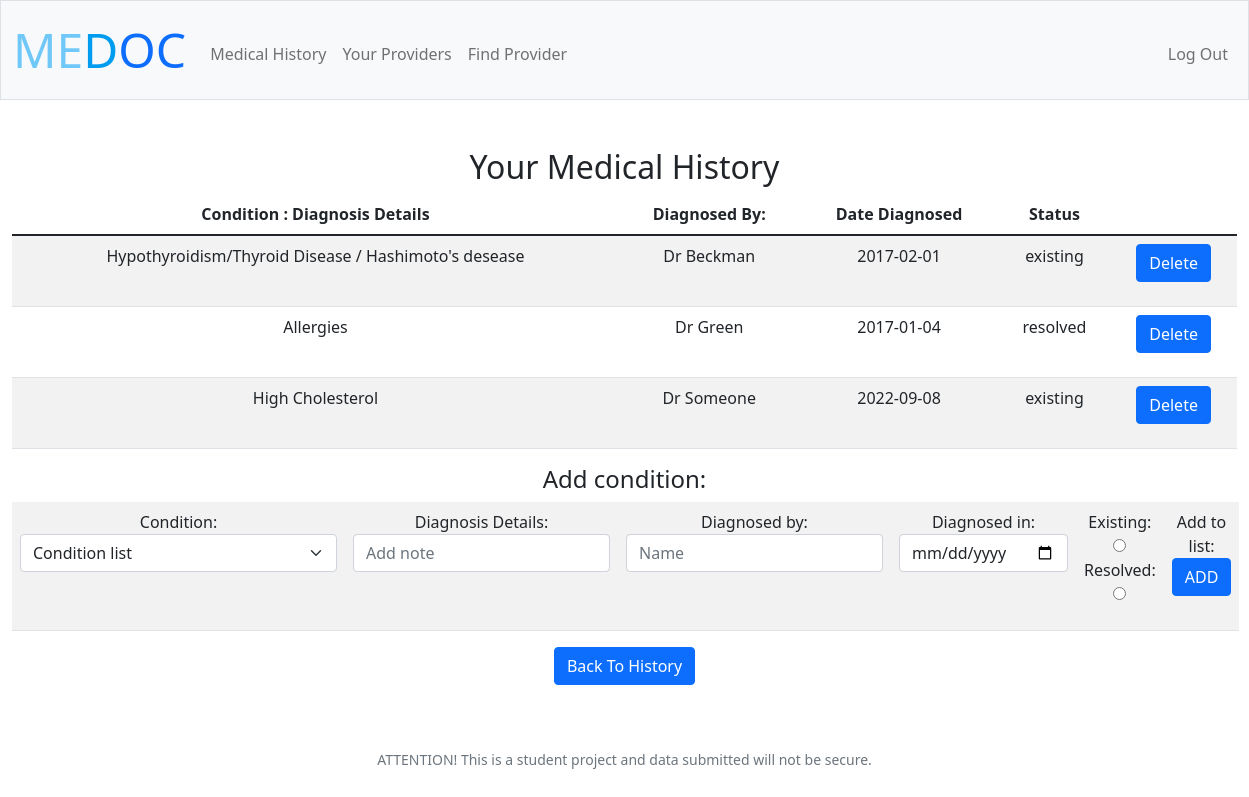
Page /history (signed in) on the committed database.
### tables this page shows
CREATE TABLE 'records' ('id' INTEGER PRIMARY KEY AUTOINCREMENT NOT NULL, 'user_id' INTEGER, 'condition' TEXT NOT NULL, 'details' TEXT,'who_diagnosed' TEXT,'date_diagnosed' DATETIME, 'status' TEXT NOT NULL,'relation' TEXT, 'provider_id' INTEGER);

### app.py (the view, shortened to what this page needs)
@app.route("/history", methods=["GET", "POST"])
@login_required
def history():
    user_id = session["user_id"][0]["id"]
    records = db.execute("SELECT * FROM records WHERE user_id = ? AND relation = ?", user_id, "self")
    conditions = db.execute("SELECT condition FROM conditions WHERE condition != 'Early Death' ORDER BY condition ASC")
    if request.method == "GET":
        return render_template("history.html", records=records, conditions=conditions)

### app.py (called while the page is built)
@app.after_request
def after_request(response):
    response.headers["Cache-Control"] = "no-cache, no-store, must-revalidate"
    response.headers["Expires"] = 0
    response.headers["Pragma"] = "no-cache"
    return response

### helpers.py (called while the page is built)
def login_required(f):
    @wraps(f)
    def decorated_function(*args, **kwargs):
        if session.get("user_id") is None:
            return redirect("/login")
        return f(*args, **kwargs)
    return decorated_function

### templates/history.html (shortened to what this page needs)
{% extends "layout.html" %}
{% block main %}
    <h2> Your Medical History</h2>
        <div>
            <table class="table table-striped">
                <thead>
                    <tr>
                        <th>Condition : Diagnosis Details</th>
                        <th>Diagnosed By:</th>
                        <th>Date Diagnosed</th>
                        <th>Status</th>
                        <th></th>
                    </tr>
                </thead>
                <tbody>
                    {% for condition in records %}
                    <tr>
                        <td>{{condition['condition']}}
                            {% if condition['condition'] != " " and condition['details'] %} /  {% endif %}
                            {{condition['details']}}</td>
                        <td>{{condition['who_diagnosed']}}</td>
                        <td>{{condition['date_diagnosed']}}</td>
                        <td>{{condition['status']}}</td>
                        <td>
                            <div class="mb-3">
                                <form action="/delete_from_record" method="post">
                                    <input class="btn btn-primary" type="submit" value="Delete">
                                </form>
                            </div>
                        </td>
                    </tr>
                    {% endfor %}
                </tbody>
                </table>
        </div>
        <h4>Add condition:</h4>
        <form action="/history" method="POST">
            <table class="table table-striped">
                <tbody>
                    <tr>
                        <td><div class="mb-3">
                            <label for="condition">Condition:</label>
                            <select class="form-select mx-auto w-auto" name="condition" id="condition" required>
                                <option disabled selected value="">Condition list</option>
                            </select>
                        </div></td>
                        <td><div class="mb-3">
                            <label for="details">Diagnosis Details:</label>
                            <input class="form-control mx-auto w-auto" autocomplete="off" autofocus name="details" placeholder="Add note" type="text">
                        </div></td>
                        <td><div class="mb-3">
                            <label for="who_diagnosed">Diagnosed by:</label>
                            <input class="form-control mx-auto w-auto" autocomplete="off" autofocus name="who_diagnosed" placeholder="Name" type="text">
                        </div></td>
                        <td><div class="mb-3">
                            <label for="date_diagnosed">Diagnosed in:</label>
                            <input class="form-control mx-auto w-auto" type="date" name="date_diagnosed" id="date_diagnosed">
                        </div></td>
                        <td>
                            <div class="mb-3">
                                <label for="Existing">Existing:</label>
                                <input type="radio" id="existion" name="status" value="existing" required="required">
                                <label for="Resolved">Resolved:</label>
                                <input type="radio" id="resolved" name="status" value="resolved" required="required">
                            </div>
                        </td>
                        <td>
                            <label for="submit">Add to list:</label>
                            <div class="mb-3">
                                <input class="btn btn-primary" class="form-control mx-auto w-auto" type="submit" value="ADD">
                            </div>
                        </td>
                    </tr>
                </tbody>
            </table>
        </form>
        <div class="mb-3" id="left-align">
            <form action="/back_to_history" method="post">
                <input class="btn btn-primary" type="submit" value="Back To History">
            </form>
        </div>
{% endblock %}

### templates/layout.html (shortened to what this page needs)
<!DOCTYPE html>
<html lang="en">
    <head>
        <link href="https://cdn.jsdelivr.net/npm/bootstrap@5.1.3/dist/css/bootstrap.min.css" rel="stylesheet">
        <link href="/static/styles.css" rel="stylesheet">
    </head>
    <body>
        <nav class="bg-light border navbar navbar-expand-md navbar-light">
            <div class="container-fluid">
                    {% if session["user_id"] and session["usertype"] == [{'usertype': 'Patient'}] %}
                        <a class="navbar-brand" href="/">
                            <span class="green">M</span><span class="green">E</span><span class="greenblue">D</span><span class="blue">O</span><span class="blue">C</span>
                        </a>
                        <div class="collapse navbar-collapse" id="navbar">
                        <ul class="navbar-nav me-auto mt-2">
                            <li class="nav-item"><a class="nav-link" href="/summary">Medical History</a></li>
                            <li class="nav-item"><a class="nav-link" href="/providers">Your Providers</a></li>
                            <li class="nav-item"><a class="nav-link" href="/find_provider"> Find Provider</a></li>
                        </ul>
                        <ul class="navbar-nav ms-auto mt-2">
                            <li class="nav-item"><a class="nav-link"> {% block name %}{% endblock %}</a></li>
                            <li class="nav-item"><a class="nav-link" href="/logout">Log Out</a></li>
                        </ul>
                    {% endif %}
                </div>
            </div>
        </nav>
        <main class="container-fluid py-5 text-center">
            {% block main %}{% endblock %}
        </main>
        <footer class="mb-5 small text-center text-muted">
            ATTENTION! This is a student project and data submitted will not be secure.
        </footer>
    </body>
</html>

### static/styles.css (style rules this page uses)
nav .navbar-brand { font-size: xxx-large; }
nav .navbar-brand .blue { color: #0d6efd; }
nav .navbar-brand .greenblue { color: #009CF0; }
nav .navbar-brand .green { color: #6FC8F7; }
tr { width: 100wp; }

### rows in the picture
records: condition "Hypothyroidism/Thyroid Disease", details "Hashimoto's desease", who_diagnosed "Dr Beckman", date_diagnosed "2017-02-01", status "existing"
records: details "Allergies", who_diagnosed "Dr Green", date_diagnosed "2017-01-04", status "resolved"
records: condition "High Cholesterol", who_diagnosed "Dr Someone", date_diagnosed "2022-09-08", status "existing"
